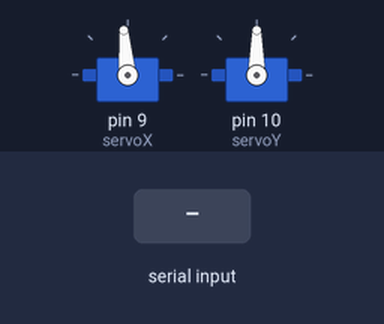
The sketch below on a simulated Arduino Uno, built with avr-gcc and run on an emulated ATmega328P. On the bench: 2 × servo. Inputs (shaded band) come from the test bench.

Above: at 1.2 s.
1.3 s: "90 45 200\n" received over Serial
At 2.7 s:
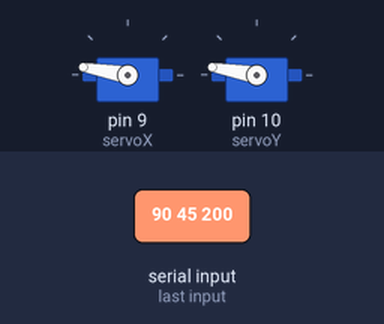
Timing chart, 0 to 4.3 s (numbered marks = the images above; inputs shaded):
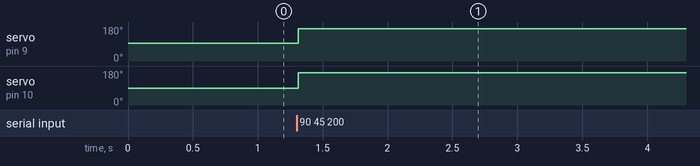

The sketch:

servo_sample.ino
```cpp
#include <Servo.h>

// 定義伺服馬達
Servo servoX;  // 水平伺服馬達
Servo servoY;  // 垂直伺服馬達

// smoothMove 函數的定義
void smoothMove(Servo &servo, int targetAngle, int delayTime) {
    int currentAngle = servo.read();
    while (currentAngle != targetAngle) {
        if (currentAngle < targetAngle) {
            currentAngle++;
        } else {
            currentAngle--;
        }
        servo.write(currentAngle);
        delay(delayTime);
    }
}


void setup() {
  // 初始化伺服馬達
  servoX.attach(9);   // 水平伺服馬達連接到D9引腳
  servoY.attach(10);
  servoX.write(95);
  servoY.write(90);  // 垂直伺服馬達連接到D10引腳

  // 設置串口通訊速度
  Serial.begin(9600);
}

void loop() {
  // 檢查是否有從串口接收到資料
  if (Serial.available() > 0) {
    String data = Serial.readStringUntil('\n');

    // 分析收到的指令，假設格式為 "output_y output_x radius"
    int output_y = data.substring(0, data.indexOf(' ')).toInt();
    data = data.substring(data.indexOf(' ') + 1);
    int output_x = data.substring(0, data.indexOf(' ')).toInt();
    int radius = data.substring(data.indexOf(' ') + 1).toInt();

    // 根據Python程式的輸入值控制伺服馬達的角度
    int angleX = servoX.read();  // 讀取當前伺服馬達角度
    int angleY = servoY.read();

    // smoothMove(servoX, angleX, 2); // 每移動一步延遲10毫秒
    // smoothMove(servoY, angleY, 2);


    // 調整角度根據Python傳來的數據
    angleX += output_x * 2;  // 每次移動5度
    angleY += output_y * 2;

    // 確保角度在10到170度之間
    angleX = constrain(angleX, 10, 170);
    angleY = constrain(angleY, 10, 170);

    // 設定伺服馬達的新角度
    servoX.write(angleX);
    servoY.write(angleY);

    // 根據半徑控制車子的前進或後退
    if (radius > 50) {
      // 車子應該後退 (此處可以添加控制後退的程式碼)
    } else if (radius < 30) {
      // 車子應該前進 (此處可以添加控制前進的程式碼)
    } else {
      // 車子應該停下 (此處可以添加控制停下的程式碼)
    }
  }
}
```

Measured:
- after the input at 1.3 s, servo on pin 9 (servoX): 95° → 170° at once; servo on pin 10 (servoY): 90° → 170° at once
